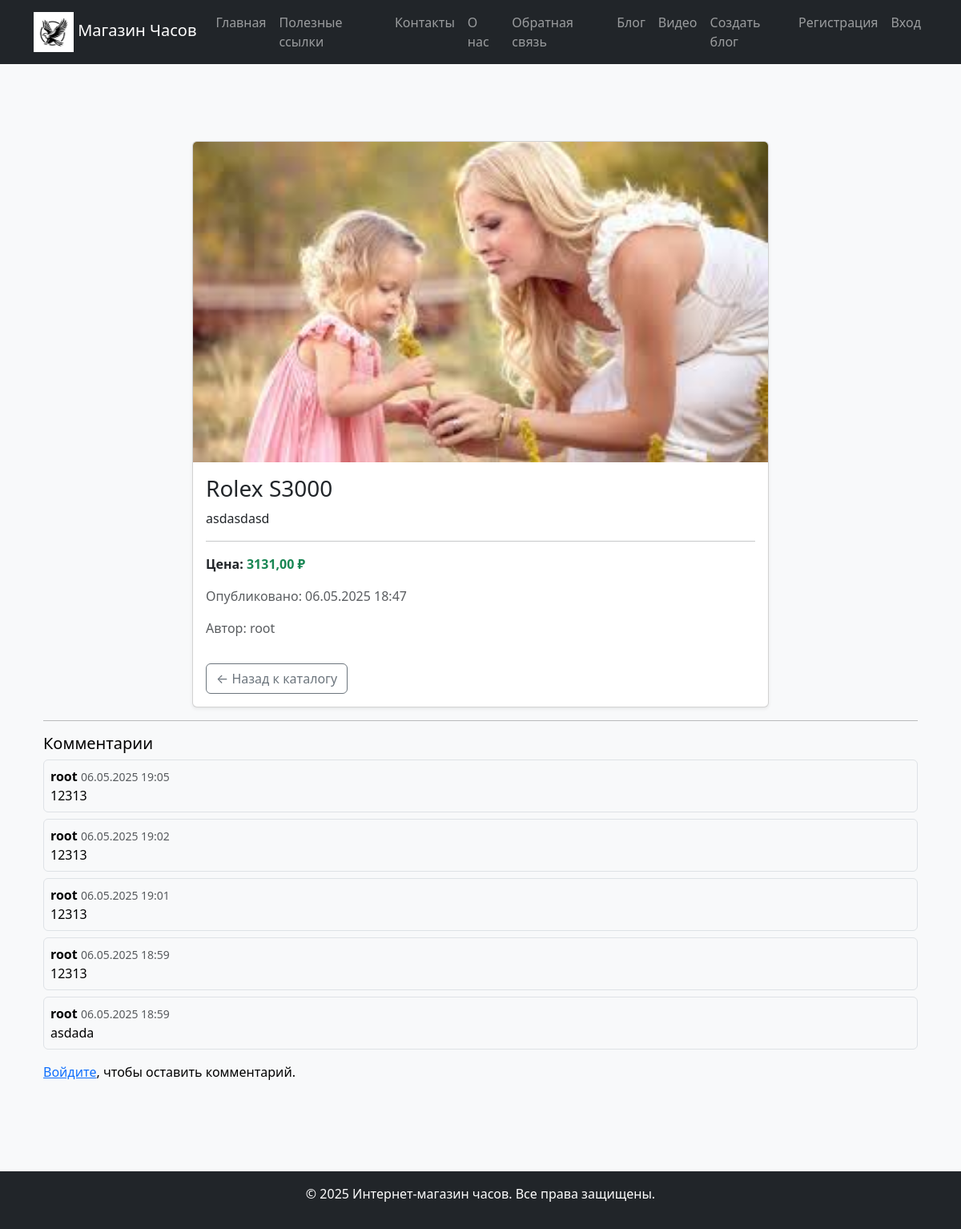
The app's page /post/1/ with its own data.
### home/models.py (models this page shows, shortened)
class Watch(models.Model):
    brand = models.CharField(max_length=100, verbose_name="Бренд")
    model = models.CharField(max_length=100, verbose_name="Модель")
    description = models.TextField(verbose_name="Описание")
    price = models.DecimalField(max_digits=10, decimal_places=2, verbose_name="Цена")
    published = models.DateTimeField(default=datetime.now, db_index=True, verbose_name="Дата публикации")
    image = models.ImageField(upload_to='watch_images/', verbose_name="Изображение", blank=True, null=True)
    created_at = models.DateTimeField(default=datetime.now, verbose_name="Дата добавления")
    author = models.ForeignKey(User, blank=False, null=False, on_delete=models.CASCADE)

class Comment(models.Model):
    watch = models.ForeignKey('Watch', on_delete=models.CASCADE, related_name='comments', verbose_name="Часы")
    author = models.ForeignKey(User, on_delete=models.CASCADE, verbose_name="Автор")
    text = models.TextField(verbose_name="Комментарий")
    date = models.DateTimeField(default=timezone.now, verbose_name="Дата добавления")

### home/views.py (the view)
# urls.py: path('post/<int:parameter>/', watch_detail, name='post_detail'),
def watch_detail(request, parameter):
    watch = get_object_or_404(Watch, pk=parameter)
    comments = watch.comments.all().order_by('-date')
    if request.method == 'POST':
        if request.user.is_authenticated:
            form = CommentForm(request.POST)
            if form.is_valid():
                comment = form.save(commit=False)
                comment.watch = watch
                comment.author = request.user
                comment.save()
        else:
            return redirect('home:login')
    else:
        form = CommentForm()
    return render(request, 'home/blogpost.html', {
        'watch': watch,
        'comments': comments,
        'form': form,
    })

### templates/home/blogpost.html
{% extends "home/base.html" %}
{% load static %}
{% block content %}
<div class="container py-5 text-black">
  <div class="row justify-content-center">
    <div class="col-md-10 col-lg-8">
      <div class="card shadow-sm">
        {% if watch.image %}
        <img src="{{ watch.image.url }}" class="card-img-top" style="max-height: 400px; object-fit: cover;" alt="{{ watch.brand }} {{ watch.model }}">
        {% else %}
        <img src="{% static 'home/default_watch.jpg' %}" class="card-img-top" style="max-height: 400px; object-fit: cover;" alt="Нет изображения">
        {% endif %}
        <div class="card-body">
          <h3 class="card-title">{{ watch.brand }} {{ watch.model }}</h3>
          <p class="card-text">{{ watch.description }}</p>
          <hr>
          <p class="fw-bold">Цена: <span class="text-success">{{ watch.price }} ₽</span></p>
          <p class="text-muted">Опубликовано: {{ watch.published|date:"d.m.Y H:i" }}</p>
          <p class="text-muted">Автор: {{ watch.author.username }}</p>
          <a href="{% url 'home:blog' %}" class="btn btn-outline-secondary mt-3">← Назад к каталогу</a>
        </div>
      </div>
    </div>
  </div>
  <hr>
<h5>Комментарии</h5>
    {% if comments %}
    {% for comment in comments %}
        <div class="border p-2 mb-2 bg-light rounded">
        <strong>{{ comment.author.username }}</strong> <small class="text-muted">{{ comment.date|date:"d.m.Y H:i" }}</small>
        <p class="mb-0">{{ comment.text }}</p>
        </div>
    {% endfor %}
    {% else %}
    <p class="text-muted">Комментариев пока нет.</p>
    {% endif %}
    {% if user.is_authenticated %}
    <form method="post" class="mt-4">
        {% csrf_token %}
        {{ form.as_p }}
        <button type="submit" class="btn btn-primary">Оставить комментарий</button>
    </form>
    {% else %}
    <p class="mt-3"><a href="{% url 'home:login' %}">Войдите</a>, чтобы оставить комментарий.</p>
    {% endif %}
</div>
{% endblock %}

### templates/home/base.html (shortened to what this page needs)
{% load static %}
<!DOCTYPE html>
<html lang="ru">
<head>
    <link href="https://cdn.jsdelivr.net/npm/bootstrap@5.3.0/dist/css/bootstrap.min.css" rel="stylesheet">
    <link rel="stylesheet" type="text/css" href="{% static 'css/site.css' %}">
</head>
<body class="bg-light">
    <nav class="navbar navbar-expand-lg navbar-dark bg-dark">
        <div class="container">
            <a class="navbar-brand" href="{% url 'home:home' %}">
                <img src="{% static 'img/logo.jpeg' %}" alt="Логотип" width="50" height="50">
                Магазин Часов
            </a>
            <div class="collapse navbar-collapse" id="navbarNav">
                <ul class="navbar-nav ms-auto">
                    <li class="nav-item"><a class="nav-link" href="{% url 'home:home' %}">Главная</a></li>
                    <li class="nav-item"><a class="nav-link" href="{% url 'home:links' %}">Полезные ссылки</a></li>
                    <li class="nav-item"><a class="nav-link" href="{% url 'home:contacts' %}">Контакты</a></li>
                    <li class="nav-item"><a class="nav-link" href="{% url 'home:about' %}">О нас</a></li>
                    <li class="nav-item"><a class="nav-link" href="{% url 'home:feedback' %}">Обратная связь</a></li>
                    <li class="nav-item"><a class="nav-link" href="{% url 'home:blog' %}">Блог</a></li>
                    <li class="nav-item"><a class="nav-link" href="{% url 'home:video' %}">Видео</a></li>
                    <li class="nav-item"><a class="nav-link" href="{% url 'home:add_watch' %}">Создать блог</a></li>
                    {% if not user.is_authenticated %}
                        <li class="nav-item"><a class="nav-link" href="{% url 'home:registration' %}">Регистрация</a></li>
                    {% else %}
                        <li class="nav-item nav-link">{{user.username}}</li>
                    {% endif %}
                    {% if user.is_authenticated %}
                        <li class="nav-item"><a class="nav-link" href="{% url 'home:logout' %}">Выход</a></li>
                    {% else %}
                        <li class="nav-item"><a class="nav-link" href="{% url 'home:login' %}">Вход</a></li>
                    {% endif %}
                </ul>
            </div>
        </div>
    </nav>
    <div class="container mt-5">
        {% block content %}{% endblock %}
    </div>
    <footer class="bg-dark text-white text-center py-3 mt-5">
        <p>&copy; 2025 Интернет-магазин часов. Все права защищены.</p>
    </footer>
</body>
</html>

### static/css/site.css (style rules this page uses)
html { height: 100%; }
body { margin: 0; color: #fff; min-height: 100%; display: grid; grid-template-rows: auto 1fr auto; }
footer { background: black; }

### records on screen
Watch: image (picture), brand "Rolex", model "S3000", description "asdasdasd", price "3131,00", published "06.05.2025 18:47", author.username "root"
Comment: author.username "root", date "06.05.2025 19:05", text "12313"
Comment: author.username "root", date "06.05.2025 19:02", text "12313"
Comment: author.username "root", date "06.05.2025 19:01", text "12313"
Comment: author.username "root", date "06.05.2025 18:59", text "12313"
Comment: author.username "root", date "06.05.2025 18:59", text "asdada"
